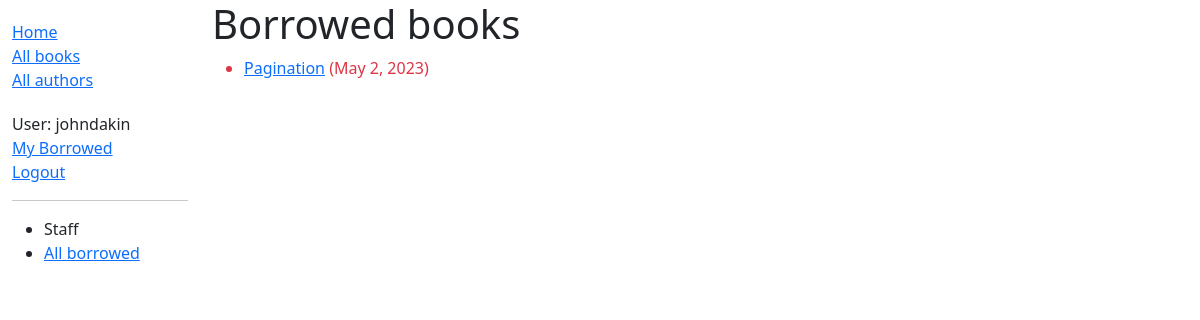
Page /catalog/mybooks/ (signed in) on the earlier database version.
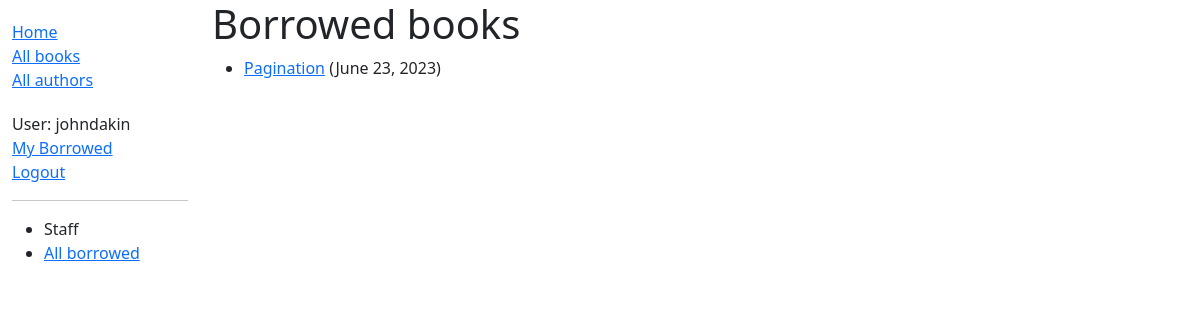
Same page on the later database version.
### catalog/models.py (models this page shows, shortened)
class BookInstance(models.Model):
    id  = models.UUIDField(primary_key=True, unique=True,default=uuid.uuid4,help_text='Unique ID for this particular book across whole library')
    book = models.ForeignKey('Book',on_delete=models.RESTRICT,null=True)
    imprint = models.CharField(max_length=200)
    due_back = models.DateField(null=True,blank=True)
    borrower = models.ForeignKey(User,on_delete=models.SET_NULL,null=True,blank=True)
    LOAN_STATUS = (
        ('m','Maintenance'),
        ('o','On Loan'),
        ('a','Available'),
        ('r','Reserved'),
    )
    status = models.CharField(verbose_name='Book Status', choices=LOAN_STATUS,default='m',blank=True,max_length=1,help_text='Book Availability')
    @property
    def is_overdue(self):
        return bool(self.due_back and date.today() > self.due_back)
    class Meta:
        ordering = ['due_back']
        permissions = (("can_mark_returned","set book as returned"),)
    class Meta:
        ordering = ['-due_back']

class Book(models.Model):
    title = models.CharField(max_length=200)
    author = models.ForeignKey("Author",on_delete=models.SET_NULL,null=True)
    summary = models.TextField(max_length=1000,help_text='Enter a brief description of the book')
    isbn = models.CharField('ISBN', max_length=13, unique=True,help_text='13 character <a href="https://www.isbn-international.org/content/what-isbn">ISBN number</a>')
    genre = models.ManyToManyField(Genre,help_text='Select the genre for this book')
    language = models.ForeignKey(Language, on_delete=models.SET_NULL,null=True,default='English')
    def display_genre(self):
        return ', '.join(genre.name for genre in self.genre.all()[:3])
    display_genre.short_description = 'Genre'

### catalog/views.py (the view)
# urls.py: path('mybooks/',views.LoanedBooksByUserListView.as_view(),name='my-borrowed'),
class LoanedBooksByUserListView(LoginRequiredMixin,generic.ListView):
    model = BookInstance
    template_name = 'catalog/bookinstance_list_borrowed_user.html'
    paginate_by = 10
    def get_queryset(self):
        return(BookInstance.objects.filter(borrower=self.request.user).filter(status__exact='o').order_by('due_back'))

### catalog/templates/catalog/bookinstance_list_borrowed_user.html
{% extends 'registration/base_generic.html'%}
{% block content %}
    <h1>Borrowed books</h1>
    {% if bookinstance_list %}
        <ul>
            {% for bookinst in bookinstance_list %}
                <li class="{% if bookinst.is_overdue %}text-danger{% endif %}">
                    <a href="{% url 'book-detail' bookinst.book.pk %}">{{ bookinst.book.title }}</a>
                    ({{ bookinst.due_back }})
                </li>
            {% endfor %}
        </ul>
    {% else %}
        <p>There are no books borrowed.</p>
    {% endif %}
{% endblock %}

Differences in the rows shown:
changed BookInstance "Pagination": due_back "May 2, 2023" → "June 23, 2023"
